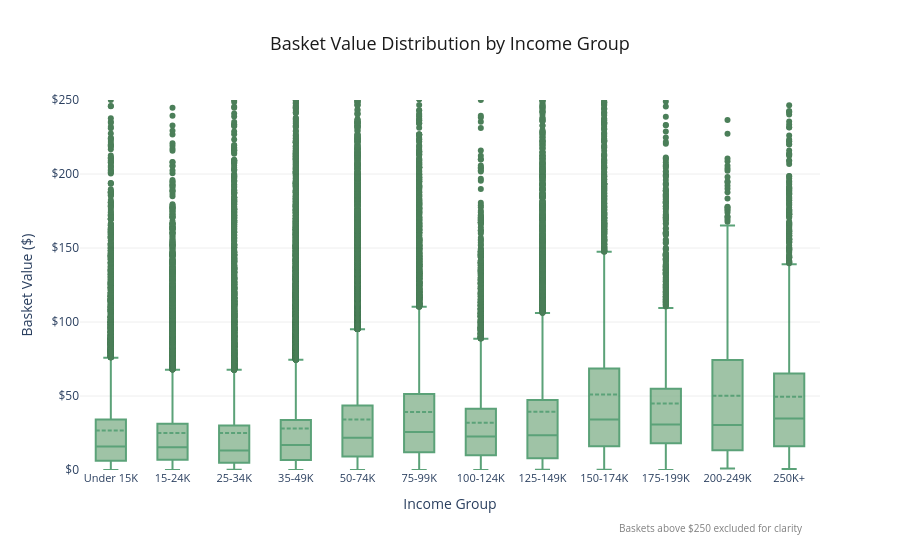

This figure's notebook cell:
### Markdown cell above
## Basket Value Distribution by Income Group

Before running the Kruskal-Wallis test, we visualize basket value distributions across all 12 income groups using box plots. The dashed line inside each box represents the **mean**, the solid line represents the **median**.

### Code cell
# Plot
fig = go.Figure()

# Add one box plot per income group
for income in income_order:
    data = df_income[df_income["income_group"] == income]["basket_value"]
    fig.add_trace(
        go.Box(
            y=data,
            name=income,
            marker_color="#105522",
            line_color="#25834C",
            fillcolor="#7FB089",
            opacity=0.75,
            boxmean=True,
            hovertemplate=(f"<b>{income}</b><br>Value: $%{{y:.2f}}<extra></extra>"),
        )
    )

# Formatting
fig.update_layout(
    title=dict(
        text="Basket Value Distribution by Income Group",
        font=dict(size=18, color="#1A1A1A"),
        x=0.5,
    ),
    xaxis=dict(title="Income Group", tickfont=dict(size=11)),
    yaxis=dict(
        title="Basket Value ($)",
        tickprefix="$",
        tickformat=",.0f",
        range=[0, 250],
    ),
    showlegend=False,
    plot_bgcolor="white",
    paper_bgcolor="white",
    height=550,
    margin=dict(b=80),
    annotations=[
        dict(
            text="Baskets above $250 excluded for clarity",
            xref="paper",
            yref="paper",
            x=0.98,
            y=-0.18,
            showarrow=False,
            font=dict(size=10, color="gray"),
            xanchor="right",
        )
    ],
)

fig.update_xaxes(showgrid=False)
fig.update_yaxes(showgrid=True, gridcolor="#EEEEEE")

fig.show()
print("Chart rendered")

### Figure 1 — Plotly figure (JSON) as saved in the notebook; plotly's stock layout.template omitted (floating-point values rounded to 4 significant figures; data arrays with more than 128 entries replaced by an {"elided": "..."} marker saying what was removed)
{"data": [{"boxmean": true, "fillcolor": "#7FB089", "hovertemplate": "<b>Under 15K</b><br>Value: $%{y:.2f}<extra></extra>", "line": {"color": "#25834C"}, "marker": {"color": "#105522"}, "name": "Under 15K", "opacity": 0.75, "type": "box", "y": {"elided": "12723 float values"}}, {"boxmean": true, "fillcolor": "#7FB089", "hovertemplate": "<b>15-24K</b><br>Value: $%{y:.2f}<extra></extra>", "line": {"color": "#25834C"}, "marker": {"color": "#105522"}, "name": "15-24K", "opacity": 0.75, "type": "box", "y": {"elided": "12097 float values"}}, {"boxmean": true, "fillcolor": "#7FB089", "hovertemplate": "<b>25-34K</b><br>Value: $%{y:.2f}<extra></extra>", "line": {"color": "#25834C"}, "marker": {"color": "#105522"}, "name": "25-34K", "opacity": 0.75, "type": "box", "y": {"elided": "15190 float values"}}, {"boxmean": true, "fillcolor": "#7FB089", "hovertemplate": "<b>35-49K</b><br>Value: $%{y:.2f}<extra></extra>", "line": {"color": "#25834C"}, "marker": {"color": "#105522"}, "name": "35-49K", "opacity": 0.75, "type": "box", "y": {"elided": "29524 float values"}}, {"boxmean": true, "fillcolor": "#7FB089", "hovertemplate": "<b>50-74K</b><br>Value: $%{y:.2f}<extra></extra>", "line": {"color": "#25834C"}, "marker": {"color": "#105522"}, "name": "50-74K", "opacity": 0.75, "type": "box", "y": {"elided": "32134 float values"}}, {"boxmean": true, "fillcolor": "#7FB089", "hovertemplate": "<b>75-99K</b><br>Value: $%{y:.2f}<extra></extra>", "line": {"color": "#25834C"}, "marker": {"color": "#105522"}, "name": "75-99K", "opacity": 0.75, "type": "box", "y": {"elided": "14262 float values"}}, {"boxmean": true, "fillcolor": "#7FB089", "hovertemplate": "<b>100-124K</b><br>Value: $%{y:.2f}<extra></extra>", "line": {"color": "#25834C"}, "marker": {"color": "#105522"}, "name": "100-124K", "opacity": 0.75, "type": "box", "y": {"elided": "6329 float values"}}, {"boxmean": true, "fillcolor": "#7FB089", "hovertemplate": "<b>125-149K</b><br>Value: $%{y:.2f}<extra></extra>", "line": {"color": "#25834C"}, "marker": {"color": "#105522"}, "name": "125-149K", "opacity": 0.75, "type": "box", "y": {"elided": "7625 float values"}}, {"boxmean": true, "fillcolor": "#7FB089", "hovertemplate": "<b>150-174K</b><br>Value: $%{y:.2f}<extra></extra>", "line": {"color": "#25834C"}, "marker": {"color": "#105522"}, "name": "150-174K", "opacity": 0.75, "type": "box", "y": {"elided": "4930 float values"}}, {"boxmean": true, "fillcolor": "#7FB089", "hovertemplate": "<b>175-199K</b><br>Value: $%{y:.2f}<extra></extra>", "line": {"color": "#25834C"}, "marker": {"color": "#105522"}, "name": "175-199K", "opacity": 0.75, "type": "box", "y": {"elided": "2092 float values"}}, {"boxmean": true, "fillcolor": "#7FB089", "hovertemplate": "<b>200-249K</b><br>Value: $%{y:.2f}<extra></extra>", "line": {"color": "#25834C"}, "marker": {"color": "#105522"}, "name": "200-249K", "opacity": 0.75, "type": "box", "y": {"elided": "571 float values"}}, {"boxmean": true, "fillcolor": "#7FB089", "hovertemplate": "<b>250K+</b><br>Value: $%{y:.2f}<extra></extra>", "line": {"color": "#25834C"}, "marker": {"color": "#105522"}, "name": "250K+", "opacity": 0.75, "type": "box", "y": {"elided": "2394 float values"}}], "layout": {"annotations": [{"font": {"color": "gray", "size": 10}, "showarrow": false, "text": "Baskets above $250 excluded for clarity", "x": 0.98, "xanchor": "right", "xref": "paper", "y": -0.18, "yref": "paper"}], "height": 550, "margin": {"b": 80}, "paper_bgcolor": "white", "plot_bgcolor": "white", "showlegend": false, "title": {"font": {"color": "#1A1A1A", "size": 18}, "text": "Basket Value Distribution by Income Group", "x": 0.5}, "xaxis": {"showgrid": false, "tickfont": {"size": 11}, "title": {"text": "Income Group"}}, "yaxis": {"gridcolor": "#EEEEEE", "range": [0, 250], "showgrid": true, "tickformat": ",.0f", "tickprefix": "$", "title": {"text": "Basket Value ($)"}}}}
